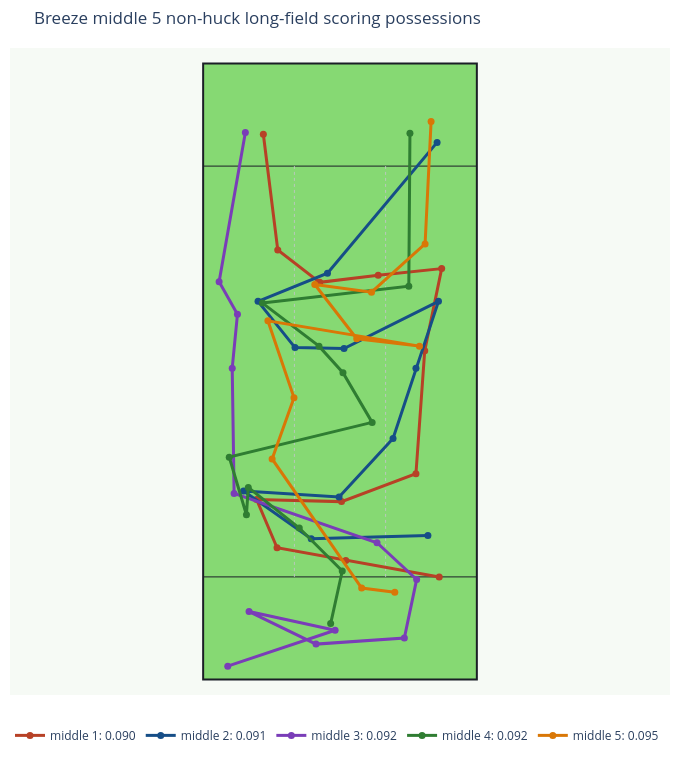

The notebook cell this image was saved under:
### Markdown cell above
## Overlay Middle Possessions

### Code cell
middle_lookup = {path['possession_id'].iloc[0]: path for path in middle_paths}
middle_labeled_paths = {
    f'middle {rank + 1}: {row[METRIC]:.3f}': middle_lookup[row['possession_id']]
    for rank, (_, row) in enumerate(middle_possessions.iterrows())
    if row['possession_id'] in middle_lookup
}

if middle_labeled_paths:
    fig = plot_representative_paths(
        middle_labeled_paths,
        title=f'{TEAM_ID.title()} middle {len(middle_labeled_paths)} non-huck long-field scoring possessions',
    )
    fig.show()

### Figure 1 — Plotly figure (JSON) as saved in the notebook; plotly's stock layout.template omitted (floating-point values rounded to 4 significant figures)
{"data": [{"hovertemplate": "middle 1: 0.090<br>%{text}<extra></extra>", "line": {"color": "#b74126", "width": 3}, "marker": {"color": "#b74126", "size": 7}, "mode": "lines+markers", "name": "middle 1: 0.090", "text": ["Start", "Throw 1<br>jnissen -> aroy<br>aEC: 0.091<br>CP: 97.5%<br>Distance: 18.5", "Throw 2<br>aroy -> cboxley<br>aEC: 0.005<br>CP: 98.5%<br>Distance: 13.6", "Throw 3<br>cboxley -> cloverane<br>aEC: 0.052<br>CP: 98.6%<br>Distance: 10.2", "Throw 4<br>cloverane -> aroy<br>aEC: 0.027<br>CP: 97.7%<br>Distance: 16.5", "Throw 5<br>aroy -> amerriman<br>aEC: 0.021<br>CP: 98.0%<br>Distance: 15.5", "Throw 6<br>amerriman -> jnissen<br>aEC: 0.236<br>CP: 92.9%<br>Distance: 24.0", "Throw 7<br>jnissen -> tshapinsk<br>aEC: 0.163<br>CP: 96.4%<br>Distance: 16.3", "Throw 8<br>tshapinsk -> jnissen<br>aEC: 0.025<br>CP: 96.9%<br>Distance: 12.4", "Throw 9<br>jnissen -> tshapinsk<br>aEC: -0.014<br>CP: 97.7%<br>Distance: 11.5", "Throw 10<br>tshapinsk -> jnissen<br>aEC: 0.061<br>CP: 97.6%<br>Distance: 10.3", "Throw 11<br>jnissen -> cloverane<br>aEC: 0.324<br>CP: 90.9%<br>Distance: 22.7"], "type": "scatter", "x": [19.32, 1.13, -12.26, -16.24, 0.3, 14.79, 16.5, 19.8, 7.44, -3.95, -12.12, -14.93], "y": [20.0, 23.2, 25.67, 35.08, 34.66, 40.09, 64.05, 80.04, 78.74, 77.36, 83.68, 106.2]}, {"hovertemplate": "middle 2: 0.091<br>%{text}<extra></extra>", "line": {"color": "#164e87", "width": 3}, "marker": {"color": "#164e87", "size": 7}, "mode": "lines+markers", "name": "middle 2: 0.091", "text": ["Start", "Throw 1<br>jnissen -> aroy<br>aEC: 0.042<br>CP: 96.7%<br>Distance: 22.7", "Throw 2<br>aroy -> smott<br>aEC: 0.024<br>CP: 98.2%<br>Distance: 16.1", "Throw 3<br>smott -> aroy<br>aEC: 0.046<br>CP: 97.2%<br>Distance: 18.6", "Throw 4<br>aroy -> amerriman<br>aEC: 0.103<br>CP: 97.4%<br>Distance: 15.5", "Throw 5<br>amerriman -> cboxley<br>aEC: 0.138<br>CP: 97.1%<br>Distance: 14.4", "Throw 6<br>cboxley -> zburpee<br>aEC: 0.134<br>CP: 97.4%<br>Distance: 13.8", "Throw 7<br>zburpee -> cboxley<br>aEC: -0.065<br>CP: 96.0%<br>Distance: 20.6", "Throw 8<br>cboxley -> smott<br>aEC: -0.001<br>CP: 98.4%<br>Distance: 9.5", "Throw 9<br>smott -> jwodatch1<br>aEC: 0.092<br>CP: 97.8%<br>Distance: 11.5", "Throw 10<br>jwodatch1 -> jnissen<br>aEC: 0.085<br>CP: 96.4%<br>Distance: 14.6", "Throw 11<br>jnissen -> amerriman<br>aEC: 0.404<br>CP: 87.8%<br>Distance: 33.2"], "type": "scatter", "x": [17.12, -5.6, -18.78, -0.18, 10.33, 14.79, 19.18, 0.78, -8.76, -15.96, -2.44, 18.91], "y": [28.07, 27.45, 36.72, 35.56, 46.95, 60.61, 73.66, 64.46, 64.66, 73.66, 79.15, 104.6]}, {"hovertemplate": "middle 3: 0.092<br>%{text}<extra></extra>", "line": {"color": "#7a3db8", "width": 3}, "marker": {"color": "#7a3db8", "size": 7}, "mode": "lines+markers", "name": "middle 3: 0.092", "text": ["Start", "Throw 1<br>jnissen -> smott<br>aEC: 0.124<br>CP: 97.0%<br>Distance: 22.0", "Throw 2<br>smott -> jnissen<br>aEC: -0.022<br>CP: 98.7%<br>Distance: 17.2", "Throw 3<br>jnissen -> aroy<br>aEC: 0.008<br>CP: 98.8%<br>Distance: 14.5", "Throw 4<br>aroy -> jwodatch1<br>aEC: -0.007<br>CP: 98.6%<br>Distance: 17.2", "Throw 5<br>jnissen -> jwodatch1<br>aEC: 0.050<br>CP: 98.6%<br>Distance: 11.5", "Throw 6<br>jwodatch1 -> amerriman<br>aEC: 0.065<br>CP: 98.5%<br>Distance: 10.5", "Throw 7<br>amerriman -> aroy<br>aEC: 0.001<br>CP: 95.5%<br>Distance: 29.4", "Throw 8<br>aroy -> mgrovic<br>aEC: 0.218<br>CP: 92.7%<br>Distance: 24.4", "Throw 9<br>mgrovic -> jwodatch1<br>aEC: 0.121<br>CP: 97.8%<br>Distance: 10.5", "Throw 10<br>jwodatch1 -> mgrovic<br>aEC: 0.030<br>CP: 97.5%<br>Distance: 7.3", "Throw 11<br>mgrovic -> aroy<br>aEC: 0.423<br>CP: 85.2%<br>Distance: 29.5"], "type": "scatter", "x": [-21.86, -0.95, -17.71, -4.67, 12.53, 14.93, 7.21, -20.62, -20.99, -19.97, -23.54, -18.43], "y": [2.62, 9.61, 13.25, 6.91, 8.08, 19.51, 26.65, 36.26, 60.65, 71.14, 77.47, 106.5]}, {"hovertemplate": "middle 4: 0.092<br>%{text}<extra></extra>", "line": {"color": "#2f7d32", "width": 3}, "marker": {"color": "#2f7d32", "size": 7}, "mode": "lines+markers", "name": "middle 4: 0.092", "text": ["Start", "Throw 1<br>aroy -> jnissen<br>aEC: 0.062<br>CP: 98.8%<br>Distance: 10.5", "Throw 2<br>jnissen -> aroy<br>aEC: 0.056<br>CP: 98.5%<br>Distance: 11.8", "Throw 3<br>aroy -> jwodatch1<br>aEC: 0.024<br>CP: 98.6%<br>Distance: 12.7", "Throw 4<br>jwodatch1 -> aroy<br>aEC: -0.048<br>CP: 99.3%<br>Distance: 5.3", "Throw 5<br>aroy -> jnissen<br>aEC: 0.056<br>CP: 98.2%<br>Distance: 11.7", "Throw 6<br>jnissen -> jwodatch1<br>aEC: 0.153<br>CP: 91.9%<br>Distance: 28.6", "Throw 7<br>jwodatch1 -> aroy<br>aEC: 0.105<br>CP: 98.0%<br>Distance: 11.2", "Throw 8<br>aroy -> jwodatch1<br>aEC: 0.057<br>CP: 98.6%<br>Distance: 7.0", "Throw 9<br>jwodatch1 -> gdowd<br>aEC: 0.081<br>CP: 97.3%<br>Distance: 13.8", "Throw 10<br>gdowd -> jnissen<br>aEC: 0.042<br>CP: 91.2%<br>Distance: 28.7", "Throw 11<br>jnissen -> jwodatch1<br>aEC: 0.430<br>CP: 84.9%<br>Distance: 29.8"], "type": "scatter", "x": [-1.82, 0.44, -7.93, -17.86, -18.22, -21.57, 6.26, 0.58, -4.09, -15.09, 13.4, 13.62], "y": [10.91, 21.14, 29.51, 37.42, 32.11, 43.32, 50.09, 59.78, 64.94, 73.32, 76.6, 106.4]}, {"hovertemplate": "middle 5: 0.095<br>%{text}<extra></extra>", "line": {"color": "#d97706", "width": 3}, "marker": {"color": "#d97706", "size": 7}, "mode": "lines+markers", "name": "middle 5: 0.095", "text": ["Start", "Throw 1<br>aroy -> jnissen<br>aEC: 0.014<br>CP: 99.3%<br>Distance: 6.5", "Throw 2<br>jnissen -> smott<br>aEC: 0.116<br>CP: 95.4%<br>Distance: 23.1", "Throw 3<br>smott -> cboxley<br>aEC: 0.134<br>CP: 97.4%<br>Distance: 12.7", "Throw 4<br>cboxley -> aroy<br>aEC: 0.161<br>CP: 96.4%<br>Distance: 15.8", "Throw 5<br>aroy -> zburpee<br>aEC: -0.068<br>CP: 93.3%<br>Distance: 29.9", "Throw 6<br>zburpee -> aroy<br>aEC: 0.053<br>CP: 97.4%<br>Distance: 13.2", "Throw 7<br>aroy -> cboxley<br>aEC: 0.122<br>CP: 97.1%<br>Distance: 13.4", "Throw 8<br>cboxley -> aroy<br>aEC: -0.018<br>CP: 97.9%<br>Distance: 11.2", "Throw 9<br>aroy -> jnissen<br>aEC: 0.086<br>CP: 97.1%<br>Distance: 14.0", "Throw 10<br>jnissen -> cloverane<br>aEC: 0.346<br>CP: 90.8%<br>Distance: 23.8"], "type": "scatter", "x": [10.67, 4.22, -13.22, -8.96, -14.04, 15.47, 3.26, -4.91, 6.14, 16.57, 17.74], "y": [17.02, 17.84, 42.97, 54.91, 69.88, 64.94, 66.38, 76.95, 75.44, 84.85, 108.7]}], "layout": {"height": 760, "legend": {"orientation": "h", "y": -0.04}, "margin": {"b": 10, "l": 10, "r": 10, "t": 48}, "paper_bgcolor": "#ffffff", "plot_bgcolor": "#f6faf5", "shapes": [{"fillcolor": "#86d973", "layer": "below", "line": {"color": "#1B1E26", "width": 2}, "type": "rect", "x0": -26.65, "x1": 26.65, "y0": 0, "y1": 120}, {"layer": "below", "line": {"color": "#1B1E26", "width": 1}, "type": "line", "x0": -26.65, "x1": 26.65, "y0": 20, "y1": 20}, {"layer": "below", "line": {"color": "#1B1E26", "width": 1}, "type": "line", "x0": -26.65, "x1": 26.65, "y0": 100, "y1": 100}, {"layer": "below", "line": {"color": "#b9c8bb", "dash": "dot", "width": 1}, "type": "line", "x0": -8.88, "x1": -8.88, "y0": 20, "y1": 100}, {"layer": "below", "line": {"color": "#b9c8bb", "dash": "dot", "width": 1}, "type": "line", "x0": 8.88, "x1": 8.88, "y0": 20, "y1": 100}], "title": {"text": "Breeze middle 5 non-huck long-field scoring possessions"}, "width": 680, "xaxis": {"range": [-31.65, 31.65], "scaleanchor": "y", "scaleratio": 1, "showgrid": false, "visible": false, "zeroline": false}, "yaxis": {"range": [-3, 123], "showgrid": false, "visible": false, "zeroline": false}}}
